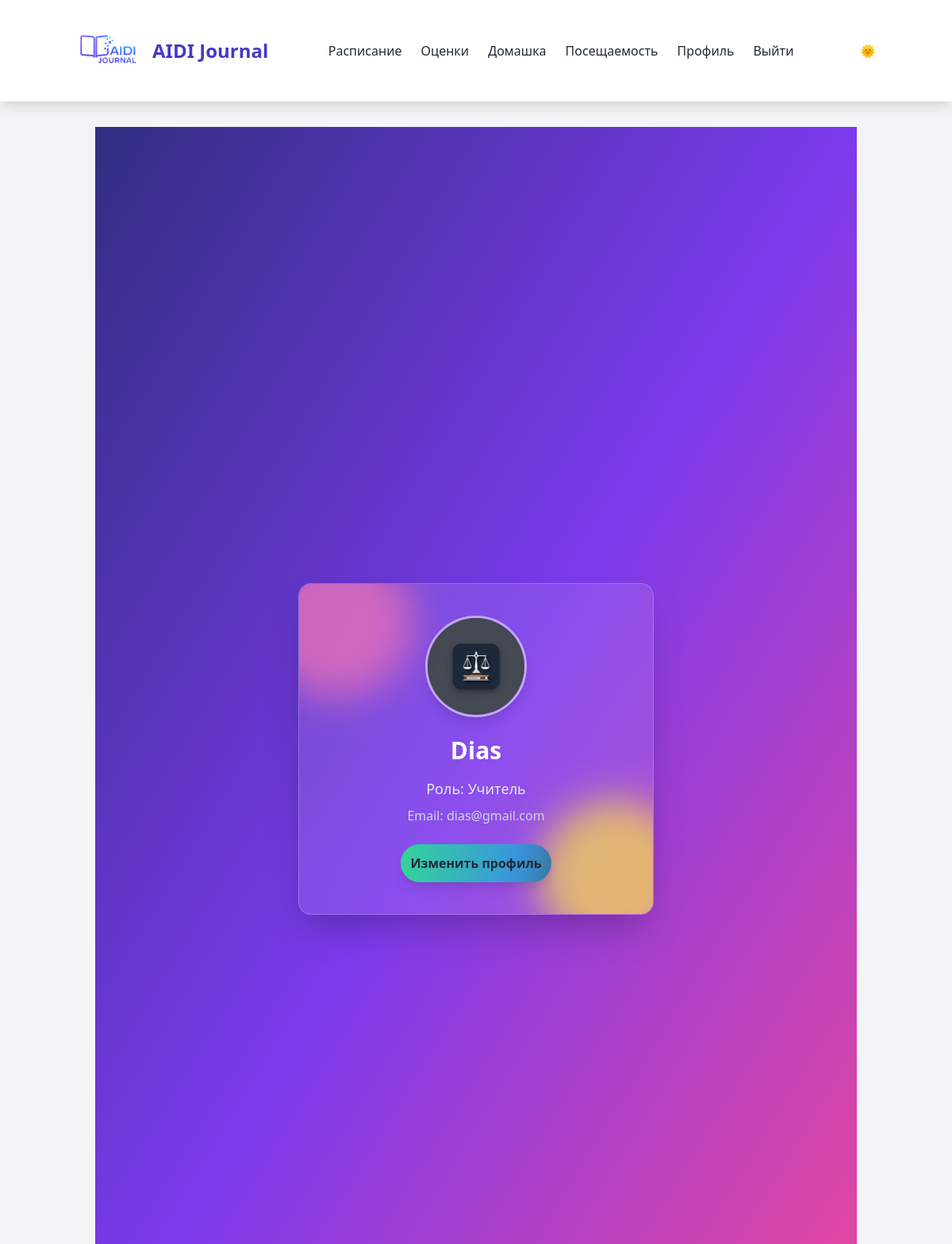
Screenshot of /profile/ (signed in) with the database file from the repository.
### myapp/models.py (models this page shows, shortened)
class CustomUser(AbstractUser):
    ROLE_CHOICES = (
        ('student', 'Ученик'),
        ('teacher', 'Учитель'),
        ('parent', 'Родитель'),
    )
    role = models.CharField(max_length=10, choices=ROLE_CHOICES, default='student')
    photo = models.ImageField(
        upload_to='avatars/',
        blank=True,
        null=True,
        verbose_name='Аватар'
    )

### myapp/views.py (the view)
# urls.py: path('profile/',      views.profile_view, name='profile'),
@login_required
def profile_view(request):
    return render(request, 'profile.html')

### templates/profile.html (shortened to what this page needs)
{% extends 'base.html' %}
{% load static %}
{% block content %}
  <link href="{% static 'css/profile.css' %}" rel="stylesheet">
  <div class="min-h-screen flex items-center justify-center page-gradient-bg p-6">
    <div class="relative bg-white bg-opacity-10 backdrop-blur-lg rounded-2xl shadow-2xl p-10 max-w-md w-full border border-white border-opacity-20 overflow-hidden text-center">
      <div class="absolute -top-12 -left-12 w-48 h-48 bg-pink-400 rounded-full mix-blend-multiply filter blur-xl opacity-70 animate-blob"></div>
      <div class="absolute -bottom-12 -right-12 w-48 h-48 bg-yellow-300 rounded-full mix-blend-multiply filter blur-xl opacity-70 animate-blob animation-delay-2000"></div>
      {% if user.photo %}
        <img src="{{ user.photo.url }}" alt="Фото профиля"
             class="profile-img mx-auto mb-6">
      {% else %}
        <div class="profile-placeholder mx-auto mb-6">
          👤
        </div>
      {% endif %}
      <h1 class="text-3xl font-extrabold text-white mb-4">{{ user.username }}</h1>
      <p class="text-lg text-gray-200 mb-2">Роль: {{ user.get_role_display }}</p>
      <p class="text-gray-300">Email: {{ user.email }}</p>
      <div class="mt-6">
        <a href="{% url 'profile_edit' %}" class="btn-gradient px-6 py-2 inline-block">
          Изменить профиль
        </a>
      </div>
    </div>
  </div>
{% endblock %}

### static/css/custom.css (style rules this page uses)
.animate-blob { animation: blob 8s infinite; }
.animation-delay-2000 { animation-delay: 2s; }
.page-gradient-bg { background: linear-gradient(to bottom right, #312E81, #7C3AED, #EC4899); }
.backdrop-blur-lg { backdrop-filter: blur(20px); }
.btn-gradient { background: linear-gradient(90deg, #34D399, #3B82F6); border-radius: 9999px; padding: 0.75rem; font-weight: 700; box-shadow: 0 10px 15px -3px rgba(0, 0, 0, 0.1), 0 4px 6px -2px rgba(0, 0, 0, 0.05); transition: transform 0.3s ease; }
.profile-img, .profile-placeholder { width: 8rem; height: 8rem; border-radius: 9999px; display: flex; align-items: center; justify-content: center; margin: 0 auto 1.5rem; }
.profile-img { object-fit: cover; border: 3px solid rgba(255, 255, 255, 0.5); box-shadow: 0 10px 15px -3px rgba(0, 0, 0, 0.1), 0 4px 6px -2px rgba(0, 0, 0, 0.05); }
html { transition: background-color 0.3s ease, color 0.3s ease; }
:root { --bg: #f3f4f6; --fg: #1f2937; }
body { background-color: var(--bg); color: var(--fg); }

### static/css/profile.css (style rules this page uses)
.page-gradient-bg { background: linear-gradient(to bottom right, #312E81, #7C3AED, #EC4899); }
.profile-img, .profile-placeholder { width: 8rem; height: 8rem; border-radius: 9999px; display: flex; align-items: center; justify-content: center; }
.profile-img { object-fit: cover; border: 3px solid rgba(255, 255, 255, 0.5); box-shadow: 0 10px 15px -3px rgba(0,0,0,0.1), 0 4px 6px -2px rgba(0,0,0,0.05); }

### rows the page displays
CustomUser: photo (picture), username "Dias", role "Учитель", email "dias@gmail.com"
